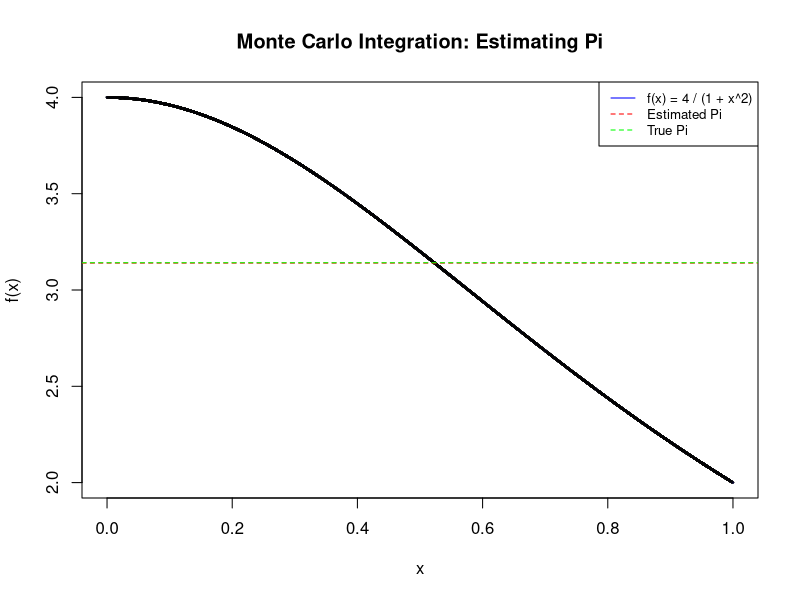
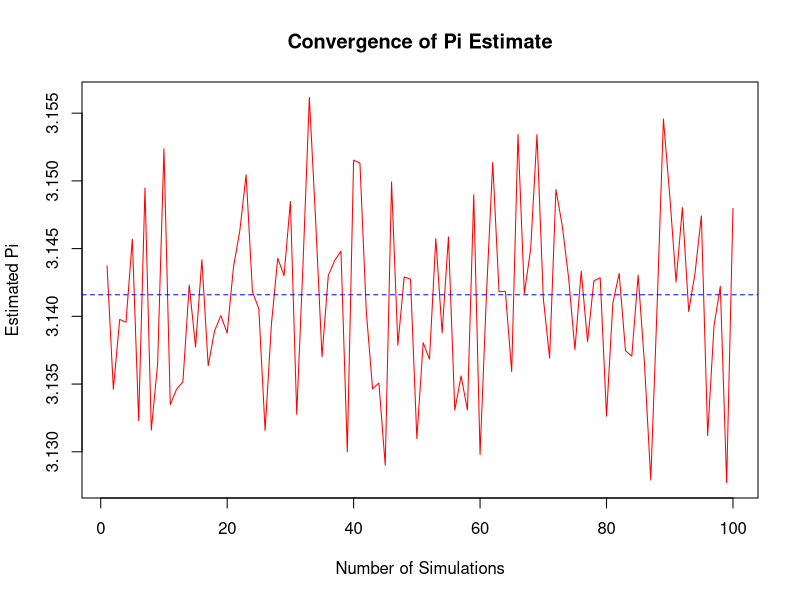

The R script that drew these images, in order:
# 定义蒙特卡罗积分函数来估算π
estimate_pi_integral <- function(N) {
  x <- runif(N, min = 0, max = 1)  # 生成 N 个 [0,1] 范围内的均匀随机数
  fx <- 4 / (1 + x^2)               # 计算每个随机数 x_i 对应的 f(x_i) = 4 / (1 + x_i^2)
  pi_hat <- mean(fx)                # 计算 f(x_i) 的均值作为 π 的估算值
  return(pi_hat)
}

# 真值π
pi_true <- pi

# 设置随机种子，确保结果可复现
set.seed(2025)

# 模拟的次数 M
M <- 100

# 存储每次估算的 π 值
pi_estimates <- numeric(M)

# 每次模拟时的样本量 N
N <- 10000

# 执行 M 次蒙特卡罗模拟
for (i in 1:M) {
  pi_estimates[i] <- estimate_pi_integral(N)  # 每次用 N=10000 的样本量进行估算
}

# 估算偏差（Bias）：多次估算值的平均与真值π的差异
bias <- mean(pi_estimates) - pi_true

# 估算方差（Variance）：多次估算值的方差
variance <- var(pi_estimates)

# 一致性（Consistency）：随着样本量增大，估算值方差是否减小（这里我们简单地显示“Consistent”）
consistency <- "Consistent"  # 理论上，随着 N 增加，方差会趋近于零，表示估算一致性

# 计算为了达到指定精度（如 0.001），需要的最小模拟次数
precision_target <- 0.001         # 目标精度：希望误差 ≤ 0.001
z_score <- 1.96                   # 对应 95% 置信区间的 z 值
sigma_square <- variance          # 使用当前方差作为近似

# 计算需要的最小样本量 N
N_required <- ceiling((z_score^2 * sigma_square) / precision_target^2)

# 计算计算强度（耗时）：记录执行 100 次、每次 N=10000 的总时间
start_time <- Sys.time()

# 执行一次大规模模拟（100 次，每次 N=10000）
pi_estimates_large <- numeric(100)
for (i in 1:100) {
  pi_estimates_large[i] <- estimate_pi_integral(10000)  # 每次用 N=10000
}

end_time <- Sys.time()
computational_time <- end_time - start_time     # 总耗时（秒）

# 可视化：绘制 f(x) = 4 / (1 + x^2) 的图像以及随机采样点
x <- runif(N, min = 0, max = 1)      # 生成 N 个 [0,1] 区间内的随机数
fx <- 4 / (1 + x^2)                  # 计算每个 x 对应的 f(x) = 4 / (1 + x^2)

# 绘制 f(x) = 4 / (1 + x^2) 的曲线图
curve(4 / (1 + x^2), from = 0, to = 1, 
      col = "blue", lwd = 2, 
      ylab = "f(x)", xlab = "x", 
      main = "Monte Carlo Integration: Estimating Pi")

# 添加随机采样点，展示每个随机点的 f(x) 值
points(x, fx, col = rgb(0, 0, 0, 0.1), pch = 16, cex = 0.5)

# 计算 π 的估算值并绘制平均值
pi_hat <- estimate_pi_integral(N)
abline(h = pi_hat, col = "red", lty = 2)   # 绘制估算出的 π 值的水平线
abline(h = pi, col = "green", lty = 2)      # 绘制真实 π 值的水平线

# 标注图例
legend("topright", legend = c("f(x) = 4 / (1 + x^2)", "Estimated Pi", "True Pi"), 
       col = c("blue", "red", "green"), lty = c(1, 2, 2), cex = 0.8)

# 输出估算值和真实值的偏差
cat("Estimated Pi:", pi_hat, "\n")
cat("True Pi:", pi, "\n")
cat("Bias (Error):", abs(pi_hat - pi), "\n")

# 绘制估算值随模拟次数的收敛图
plot(pi_estimates, type = "l", col = "red",     # 折线图：显示每次模拟的估算值
     xlab = "Number of Simulations",            # 横轴：模拟次数（1 到 M）
     ylab = "Estimated Pi",                     # 纵轴：估算值
     main = "Convergence of Pi Estimate")       # 图表标题
abline(h = pi_true, col = "blue", lty = 2)      # 添加水平虚线表示真值π

# 打印结果
cat("Estimation Bias:", bias, "\n")             # 打印估算偏差
cat("Estimation Variance:", variance, "\n")     # 打印估算方差
cat("Consistency:", consistency, "\n")          # 打印一致性备注
cat("Number of simulation runs required for precision of", precision_target, ":", N_required, "\n")  # 打印达到目标精度所需样本量
cat("Computational Intensity (time for 100 simulations of N=10000):", computational_time, "seconds\n")  # 打印计算强度
